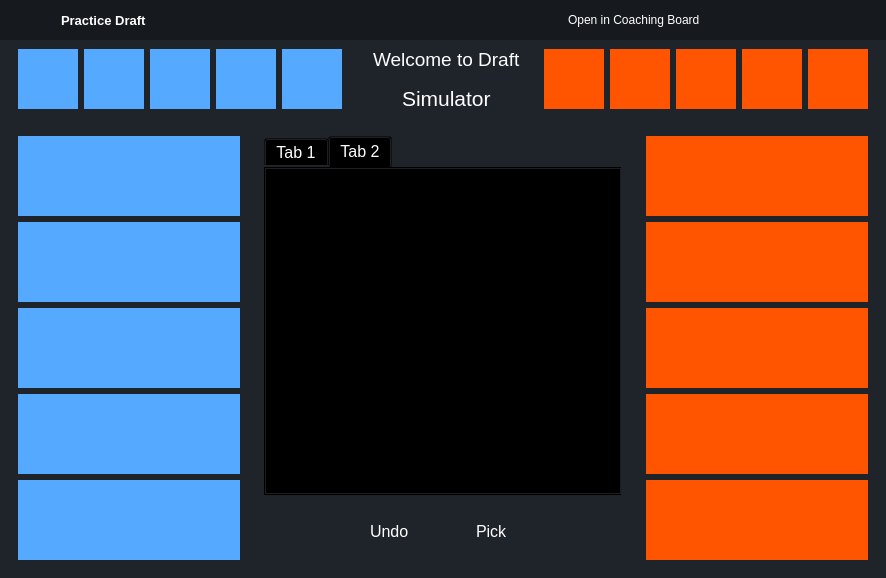
<?xml version="1.0" encoding="UTF-8"?>
<ui version="4.0">
 <class>MainWindow</class>
 <widget class="QMainWindow" name="MainWindow">
  <property name="geometry">
   <rect>
    <x>0</x>
    <y>0</y>
    <width>886</width>
    <height>578</height>
   </rect>
  </property>
  <property name="windowTitle">
   <string>MainWindow</string>
  </property>
  <property name="styleSheet">
   <string notr="true">*{
border:none;
background-color:transparent;
background:transparent;
padding:0;
margin:0;
color:#fff
}
#centralwidget{
background-color:#1f232a;
}
#left_menu_container{
background-color:#16191d;
}
#right_menu_container{
background-color:#16191d;
}
QPushButton{
text-align:left;
padding: 5px 10px;
border-top-left-radius: 10px;
border-bottom-left-radius: 10px;
}
#header_container{
background-color:#16191d;
}


</string>
  </property>
  <widget class="QWidget" name="centralwidget">
   <layout class="QVBoxLayout" name="verticalLayout">
    <property name="spacing">
     <number>0</number>
    </property>
    <property name="leftMargin">
     <number>0</number>
    </property>
    <property name="topMargin">
     <number>0</number>
    </property>
    <property name="rightMargin">
     <number>0</number>
    </property>
    <property name="bottomMargin">
     <number>0</number>
    </property>
    <item alignment="Qt::AlignTop">
     <widget class="QWidget" name="header_container" native="true">
      <property name="minimumSize">
       <size>
        <width>0</width>
        <height>40</height>
       </size>
      </property>
      <layout class="QHBoxLayout" name="horizontalLayout_12">
       <property name="spacing">
        <number>0</number>
       </property>
       <property name="leftMargin">
        <number>0</number>
       </property>
       <property name="topMargin">
        <number>0</number>
       </property>
       <property name="rightMargin">
        <number>0</number>
       </property>
       <property name="bottomMargin">
        <number>0</number>
       </property>
       <item alignment="Qt::AlignTop">
        <widget class="QWidget" name="header_container_3" native="true">
         <property name="sizePolicy">
          <sizepolicy hsizetype="Expanding" vsizetype="Preferred">
           <horstretch>0</horstretch>
           <verstretch>0</verstretch>
          </sizepolicy>
         </property>
         <property name="maximumSize">
          <size>
           <width>16777215</width>
           <height>40</height>
          </size>
         </property>
         <property name="styleSheet">
          <string notr="true">background-color: rgb(22, 25, 29);</string>
         </property>
         <layout class="QHBoxLayout" name="horizontalLayout_13">
          <property name="spacing">
           <number>0</number>
          </property>
          <property name="leftMargin">
           <number>0</number>
          </property>
          <property name="topMargin">
           <number>0</number>
          </property>
          <property name="rightMargin">
           <number>0</number>
          </property>
          <property name="bottomMargin">
           <number>0</number>
          </property>
          <item>
           <widget class="QFrame" name="icon_name_frame_2">
            <property name="minimumSize">
             <size>
              <width>0</width>
              <height>20</height>
             </size>
            </property>
            <property name="frameShape">
             <enum>QFrame::StyledPanel</enum>
            </property>
            <property name="frameShadow">
             <enum>QFrame::Raised</enum>
            </property>
            <layout class="QHBoxLayout" name="horizontalLayout_14">
             <property name="spacing">
              <number>0</number>
             </property>
             <property name="rightMargin">
              <number>40</number>
             </property>
             <item>
              <widget class="QPushButton" name="app_logologo">
               <property name="text">
                <string/>
               </property>
               <property name="icon">
                <iconset resource="../rsc.qrc">
                 <normaloff>:/icons/icons/Icon.png</normaloff>:/icons/icons/Icon.png</iconset>
               </property>
               <property name="iconSize">
                <size>
                 <width>25</width>
                 <height>25</height>
                </size>
               </property>
              </widget>
             </item>
             <item>
              <widget class="QLabel" name="app_name_2">
               <property name="font">
                <font>
                 <pointsize>10</pointsize>
                 <bold>true</bold>
                </font>
               </property>
               <property name="text">
                <string>Practice Draft</string>
               </property>
              </widget>
             </item>
            </layout>
           </widget>
          </item>
          <item>
           <spacer name="horizontalSpacer_3">
            <property name="orientation">
             <enum>Qt::Horizontal</enum>
            </property>
            <property name="sizeHint" stdset="0">
             <size>
              <width>40</width>
              <height>20</height>
             </size>
            </property>
           </spacer>
          </item>
          <item>
           <widget class="QFrame" name="intent_frame_2">
            <property name="frameShape">
             <enum>QFrame::StyledPanel</enum>
            </property>
            <property name="frameShadow">
             <enum>QFrame::Raised</enum>
            </property>
            <layout class="QHBoxLayout" name="horizontalLayout_18">
             <property name="spacing">
              <number>0</number>
             </property>
             <property name="leftMargin">
              <number>0</number>
             </property>
             <property name="topMargin">
              <number>0</number>
             </property>
             <property name="rightMargin">
              <number>0</number>
             </property>
             <property name="bottomMargin">
              <number>0</number>
             </property>
             <item alignment="Qt::AlignRight">
              <widget class="QPushButton" name="intent_button_2">
               <property name="toolTip">
                <string>Add AI</string>
               </property>
               <property name="layoutDirection">
                <enum>Qt::RightToLeft</enum>
               </property>
               <property name="text">
                <string>Open in Coaching Board</string>
               </property>
               <property name="icon">
                <iconset resource="../rsc.qrc">
                 <normaloff>:/icons/icons/chevron-right.svg</normaloff>:/icons/icons/chevron-right.svg</iconset>
               </property>
               <property name="iconSize">
                <size>
                 <width>24</width>
                 <height>24</height>
                </size>
               </property>
              </widget>
             </item>
            </layout>
           </widget>
          </item>
          <item alignment="Qt::AlignRight">
           <widget class="QFrame" name="navig_frame_2">
            <property name="frameShape">
             <enum>QFrame::StyledPanel</enum>
            </property>
            <property name="frameShadow">
             <enum>QFrame::Raised</enum>
            </property>
            <layout class="QHBoxLayout" name="horizontalLayout_19">
             <property name="spacing">
              <number>0</number>
             </property>
             <property name="leftMargin">
              <number>0</number>
             </property>
             <property name="topMargin">
              <number>0</number>
             </property>
             <property name="rightMargin">
              <number>0</number>
             </property>
             <property name="bottomMargin">
              <number>0</number>
             </property>
             <item>
              <spacer name="horizontalSpacer_4">
               <property name="orientation">
                <enum>Qt::Horizontal</enum>
               </property>
               <property name="sizeType">
                <enum>QSizePolicy::Preferred</enum>
               </property>
               <property name="sizeHint" stdset="0">
                <size>
                 <width>20</width>
                 <height>20</height>
                </size>
               </property>
              </spacer>
             </item>
             <item alignment="Qt::AlignRight">
              <widget class="QPushButton" name="ninimize_button_2">
               <property name="text">
                <string/>
               </property>
               <property name="icon">
                <iconset resource="../rsc.qrc">
                 <normaloff>:/icons/icons/minus.svg</normaloff>:/icons/icons/minus.svg</iconset>
               </property>
              </widget>
             </item>
             <item alignment="Qt::AlignRight">
              <widget class="QPushButton" name="restore_button_2">
               <property name="text">
                <string/>
               </property>
               <property name="icon">
                <iconset resource="../rsc.qrc">
                 <normaloff>:/icons/icons/square.svg</normaloff>:/icons/icons/square.svg</iconset>
               </property>
               <property name="iconSize">
                <size>
                 <width>14</width>
                 <height>14</height>
                </size>
               </property>
              </widget>
             </item>
             <item alignment="Qt::AlignRight">
              <widget class="QPushButton" name="exit_button_2">
               <property name="text">
                <string/>
               </property>
               <property name="icon">
                <iconset resource="../rsc.qrc">
                 <normaloff>:/icons/icons/x.svg</normaloff>:/icons/icons/x.svg</iconset>
               </property>
              </widget>
             </item>
            </layout>
           </widget>
          </item>
         </layout>
        </widget>
       </item>
      </layout>
     </widget>
    </item>
    <item>
     <widget class="QWidget" name="main_container" native="true">
      <layout class="QVBoxLayout" name="verticalLayout_6">
       <property name="spacing">
        <number>0</number>
       </property>
       <property name="leftMargin">
        <number>0</number>
       </property>
       <property name="topMargin">
        <number>0</number>
       </property>
       <property name="rightMargin">
        <number>0</number>
       </property>
       <property name="bottomMargin">
        <number>0</number>
       </property>
       <item>
        <widget class="QFrame" name="top_frame">
         <property name="frameShape">
          <enum>QFrame::StyledPanel</enum>
         </property>
         <property name="frameShadow">
          <enum>QFrame::Raised</enum>
         </property>
         <layout class="QVBoxLayout" name="verticalLayout_2">
          <property name="spacing">
           <number>0</number>
          </property>
          <property name="leftMargin">
           <number>0</number>
          </property>
          <property name="topMargin">
           <number>0</number>
          </property>
          <property name="rightMargin">
           <number>0</number>
          </property>
          <property name="bottomMargin">
           <number>0</number>
          </property>
          <item>
           <widget class="QFrame" name="ban_frame">
            <property name="minimumSize">
             <size>
              <width>0</width>
              <height>0</height>
             </size>
            </property>
            <property name="frameShape">
             <enum>QFrame::StyledPanel</enum>
            </property>
            <property name="frameShadow">
             <enum>QFrame::Raised</enum>
            </property>
            <layout class="QHBoxLayout" name="horizontalLayout">
             <property name="spacing">
              <number>6</number>
             </property>
             <property name="topMargin">
              <number>0</number>
             </property>
             <property name="rightMargin">
              <number>9</number>
             </property>
             <property name="bottomMargin">
              <number>0</number>
             </property>
             <item>
              <widget class="QFrame" name="blue_ban_frame">
               <property name="minimumSize">
                <size>
                 <width>0</width>
                 <height>0</height>
                </size>
               </property>
               <property name="frameShape">
                <enum>QFrame::StyledPanel</enum>
               </property>
               <property name="frameShadow">
                <enum>QFrame::Raised</enum>
               </property>
               <layout class="QHBoxLayout" name="horizontalLayout_3">
                <item>
                 <widget class="QLabel" name="blue_ban1">
                  <property name="sizePolicy">
                   <sizepolicy hsizetype="Fixed" vsizetype="Fixed">
                    <horstretch>0</horstretch>
                    <verstretch>0</verstretch>
                   </sizepolicy>
                  </property>
                  <property name="minimumSize">
                   <size>
                    <width>60</width>
                    <height>60</height>
                   </size>
                  </property>
                  <property name="maximumSize">
                   <size>
                    <width>60</width>
                    <height>60</height>
                   </size>
                  </property>
                  <property name="styleSheet">
                   <string notr="true">background-color: rgb(85, 170, 255);</string>
                  </property>
                  <property name="text">
                   <string/>
                  </property>
                  <property name="alignment">
                   <set>Qt::AlignCenter</set>
                  </property>
                 </widget>
                </item>
                <item>
                 <widget class="QLabel" name="blue_ban2">
                  <property name="sizePolicy">
                   <sizepolicy hsizetype="Fixed" vsizetype="Fixed">
                    <horstretch>0</horstretch>
                    <verstretch>0</verstretch>
                   </sizepolicy>
                  </property>
                  <property name="minimumSize">
                   <size>
                    <width>60</width>
                    <height>60</height>
                   </size>
                  </property>
                  <property name="maximumSize">
                   <size>
                    <width>60</width>
                    <height>60</height>
                   </size>
                  </property>
                  <property name="styleSheet">
                   <string notr="true">background-color: rgb(85, 170, 255);</string>
                  </property>
                  <property name="text">
                   <string/>
                  </property>
                  <property name="alignment">
                   <set>Qt::AlignCenter</set>
                  </property>
                 </widget>
                </item>
                <item>
                 <widget class="QLabel" name="blue_ban3">
                  <property name="sizePolicy">
                   <sizepolicy hsizetype="Fixed" vsizetype="Fixed">
                    <horstretch>0</horstretch>
                    <verstretch>0</verstretch>
                   </sizepolicy>
                  </property>
                  <property name="minimumSize">
                   <size>
                    <width>60</width>
                    <height>60</height>
                   </size>
                  </property>
                  <property name="maximumSize">
                   <size>
                    <width>60</width>
                    <height>60</height>
                   </size>
                  </property>
                  <property name="styleSheet">
                   <string notr="true">background-color: rgb(85, 170, 255);</string>
                  </property>
                  <property name="text">
                   <string/>
                  </property>
                  <property name="alignment">
                   <set>Qt::AlignCenter</set>
                  </property>
                 </widget>
                </item>
                <item>
                 <widget class="QLabel" name="blue_ban4">
                  <property name="sizePolicy">
                   <sizepolicy hsizetype="Fixed" vsizetype="Fixed">
                    <horstretch>0</horstretch>
                    <verstretch>0</verstretch>
                   </sizepolicy>
                  </property>
                  <property name="minimumSize">
                   <size>
                    <width>60</width>
                    <height>60</height>
                   </size>
                  </property>
                  <property name="maximumSize">
                   <size>
                    <width>60</width>
                    <height>60</height>
                   </size>
                  </property>
                  <property name="styleSheet">
                   <string notr="true">background-color: rgb(85, 170, 255);</string>
                  </property>
                  <property name="text">
                   <string/>
                  </property>
                  <property name="alignment">
                   <set>Qt::AlignCenter</set>
                  </property>
                 </widget>
                </item>
                <item>
                 <widget class="QLabel" name="blue_ban5">
                  <property name="sizePolicy">
                   <sizepolicy hsizetype="Fixed" vsizetype="Fixed">
                    <horstretch>0</horstretch>
                    <verstretch>0</verstretch>
                   </sizepolicy>
                  </property>
                  <property name="minimumSize">
                   <size>
                    <width>60</width>
                    <height>60</height>
                   </size>
                  </property>
                  <property name="maximumSize">
                   <size>
                    <width>60</width>
                    <height>60</height>
                   </size>
                  </property>
                  <property name="styleSheet">
                   <string notr="true">background-color: rgb(85, 170, 255);</string>
                  </property>
                  <property name="text">
                   <string/>
                  </property>
                  <property name="alignment">
                   <set>Qt::AlignCenter</set>
                  </property>
                 </widget>
                </item>
               </layout>
              </widget>
             </item>
             <item>
              <spacer name="horizontalSpacer">
               <property name="orientation">
                <enum>Qt::Horizontal</enum>
               </property>
               <property name="sizeHint" stdset="0">
                <size>
                 <width>40</width>
                 <height>20</height>
                </size>
               </property>
              </spacer>
             </item>
             <item>
              <widget class="QFrame" name="welcome_frame">
               <property name="sizePolicy">
                <sizepolicy hsizetype="Fixed" vsizetype="Preferred">
                 <horstretch>0</horstretch>
                 <verstretch>0</verstretch>
                </sizepolicy>
               </property>
               <property name="minimumSize">
                <size>
                 <width>0</width>
                 <height>50</height>
                </size>
               </property>
               <property name="maximumSize">
                <size>
                 <width>200</width>
                 <height>16777215</height>
                </size>
               </property>
               <property name="frameShape">
                <enum>QFrame::StyledPanel</enum>
               </property>
               <property name="frameShadow">
                <enum>QFrame::Raised</enum>
               </property>
               <layout class="QVBoxLayout" name="verticalLayout_3">
                <property name="spacing">
                 <number>0</number>
                </property>
                <property name="leftMargin">
                 <number>0</number>
                </property>
                <property name="topMargin">
                 <number>0</number>
                </property>
                <property name="rightMargin">
                 <number>0</number>
                </property>
                <property name="bottomMargin">
                 <number>0</number>
                </property>
                <item>
                 <widget class="QLabel" name="top_label1">
                  <property name="font">
                   <font>
                    <pointsize>14</pointsize>
                   </font>
                  </property>
                  <property name="text">
                   <string>Welcome to Draft</string>
                  </property>
                 </widget>
                </item>
                <item alignment="Qt::AlignHCenter">
                 <widget class="QLabel" name="top_label2">
                  <property name="font">
                   <font>
                    <pointsize>16</pointsize>
                   </font>
                  </property>
                  <property name="text">
                   <string>Simulator</string>
                  </property>
                 </widget>
                </item>
               </layout>
              </widget>
             </item>
             <item>
              <spacer name="horizontalSpacer_2">
               <property name="orientation">
                <enum>Qt::Horizontal</enum>
               </property>
               <property name="sizeHint" stdset="0">
                <size>
                 <width>40</width>
                 <height>20</height>
                </size>
               </property>
              </spacer>
             </item>
             <item>
              <widget class="QFrame" name="red_ban_frame">
               <property name="minimumSize">
                <size>
                 <width>0</width>
                 <height>0</height>
                </size>
               </property>
               <property name="frameShape">
                <enum>QFrame::StyledPanel</enum>
               </property>
               <property name="frameShadow">
                <enum>QFrame::Raised</enum>
               </property>
               <layout class="QHBoxLayout" name="horizontalLayout_4">
                <property name="leftMargin">
                 <number>0</number>
                </property>
                <property name="topMargin">
                 <number>0</number>
                </property>
                <property name="bottomMargin">
                 <number>0</number>
                </property>
                <item>
                 <widget class="QLabel" name="red_ban1">
                  <property name="sizePolicy">
                   <sizepolicy hsizetype="Fixed" vsizetype="Fixed">
                    <horstretch>0</horstretch>
                    <verstretch>0</verstretch>
                   </sizepolicy>
                  </property>
                  <property name="minimumSize">
                   <size>
                    <width>60</width>
                    <height>60</height>
                   </size>
                  </property>
                  <property name="maximumSize">
                   <size>
                    <width>60</width>
                    <height>60</height>
                   </size>
                  </property>
                  <property name="styleSheet">
                   <string notr="true">background-color: rgb(255, 85, 0);</string>
                  </property>
                  <property name="text">
                   <string/>
                  </property>
                  <property name="alignment">
                   <set>Qt::AlignCenter</set>
                  </property>
                 </widget>
                </item>
                <item>
                 <widget class="QLabel" name="red_ban2">
                  <property name="sizePolicy">
                   <sizepolicy hsizetype="Fixed" vsizetype="Fixed">
                    <horstretch>0</horstretch>
                    <verstretch>0</verstretch>
                   </sizepolicy>
                  </property>
                  <property name="minimumSize">
                   <size>
                    <width>60</width>
                    <height>60</height>
                   </size>
                  </property>
                  <property name="maximumSize">
                   <size>
                    <width>60</width>
                    <height>60</height>
                   </size>
                  </property>
                  <property name="styleSheet">
                   <string notr="true">background-color: rgb(255, 85, 0);</string>
                  </property>
                  <property name="text">
                   <string/>
                  </property>
                  <property name="alignment">
                   <set>Qt::AlignCenter</set>
                  </property>
                 </widget>
                </item>
                <item>
                 <widget class="QLabel" name="red_ban3">
                  <property name="sizePolicy">
                   <sizepolicy hsizetype="Fixed" vsizetype="Fixed">
                    <horstretch>0</horstretch>
                    <verstretch>0</verstretch>
                   </sizepolicy>
                  </property>
                  <property name="minimumSize">
                   <size>
                    <width>60</width>
                    <height>60</height>
                   </size>
                  </property>
                  <property name="maximumSize">
                   <size>
                    <width>60</width>
                    <height>60</height>
                   </size>
                  </property>
                  <property name="styleSheet">
                   <string notr="true">background-color: rgb(255, 85, 0);</string>
                  </property>
                  <property name="text">
                   <string/>
                  </property>
                  <property name="alignment">
                   <set>Qt::AlignCenter</set>
                  </property>
                 </widget>
                </item>
                <item>
                 <widget class="QLabel" name="red_ban4">
                  <property name="sizePolicy">
                   <sizepolicy hsizetype="Fixed" vsizetype="Fixed">
                    <horstretch>0</horstretch>
                    <verstretch>0</verstretch>
                   </sizepolicy>
                  </property>
                  <property name="minimumSize">
                   <size>
                    <width>60</width>
                    <height>60</height>
                   </size>
                  </property>
                  <property name="maximumSize">
                   <size>
                    <width>60</width>
                    <height>60</height>
                   </size>
                  </property>
                  <property name="styleSheet">
                   <string notr="true">background-color: rgb(255, 85, 0);</string>
                  </property>
                  <property name="text">
                   <string/>
                  </property>
                  <property name="alignment">
                   <set>Qt::AlignCenter</set>
                  </property>
                 </widget>
                </item>
                <item>
                 <widget class="QLabel" name="red_ban5">
                  <property name="sizePolicy">
                   <sizepolicy hsizetype="Fixed" vsizetype="Fixed">
                    <horstretch>0</horstretch>
                    <verstretch>0</verstretch>
                   </sizepolicy>
                  </property>
                  <property name="minimumSize">
                   <size>
                    <width>60</width>
                    <height>60</height>
                   </size>
                  </property>
                  <property name="maximumSize">
                   <size>
                    <width>60</width>
                    <height>60</height>
                   </size>
                  </property>
                  <property name="styleSheet">
                   <string notr="true">background-color: rgb(255, 85, 0);</string>
                  </property>
                  <property name="text">
                   <string/>
                  </property>
                  <property name="alignment">
                   <set>Qt::AlignCenter</set>
                  </property>
                 </widget>
                </item>
               </layout>
              </widget>
             </item>
            </layout>
           </widget>
          </item>
          <item>
           <widget class="QFrame" name="pick_frame">
            <property name="frameShape">
             <enum>QFrame::StyledPanel</enum>
            </property>
            <property name="frameShadow">
             <enum>QFrame::Raised</enum>
            </property>
            <layout class="QHBoxLayout" name="horizontalLayout_2">
             <item>
              <widget class="QFrame" name="blue_pick_frame">
               <property name="sizePolicy">
                <sizepolicy hsizetype="Expanding" vsizetype="Expanding">
                 <horstretch>0</horstretch>
                 <verstretch>0</verstretch>
                </sizepolicy>
               </property>
               <property name="minimumSize">
                <size>
                 <width>180</width>
                 <height>0</height>
                </size>
               </property>
               <property name="maximumSize">
                <size>
                 <width>240</width>
                 <height>900</height>
                </size>
               </property>
               <property name="font">
                <font>
                 <pointsize>12</pointsize>
                </font>
               </property>
               <property name="frameShape">
                <enum>QFrame::StyledPanel</enum>
               </property>
               <property name="frameShadow">
                <enum>QFrame::Raised</enum>
               </property>
               <layout class="QVBoxLayout" name="verticalLayout_5">
                <item>
                 <widget class="QLabel" name="blue_pick1">
                  <property name="minimumSize">
                   <size>
                    <width>140</width>
                    <height>80</height>
                   </size>
                  </property>
                  <property name="styleSheet">
                   <string notr="true">background-color: rgb(85, 170, 255);</string>
                  </property>
                  <property name="text">
                   <string/>
                  </property>
                  <property name="alignment">
                   <set>Qt::AlignCenter</set>
                  </property>
                 </widget>
                </item>
                <item>
                 <widget class="QLabel" name="blue_pick2">
                  <property name="minimumSize">
                   <size>
                    <width>140</width>
                    <height>80</height>
                   </size>
                  </property>
                  <property name="styleSheet">
                   <string notr="true">background-color: rgb(85, 170, 255);</string>
                  </property>
                  <property name="text">
                   <string/>
                  </property>
                  <property name="alignment">
                   <set>Qt::AlignCenter</set>
                  </property>
                 </widget>
                </item>
                <item>
                 <widget class="QLabel" name="blue_pick3">
                  <property name="minimumSize">
                   <size>
                    <width>140</width>
                    <height>80</height>
                   </size>
                  </property>
                  <property name="styleSheet">
                   <string notr="true">background-color: rgb(85, 170, 255);</string>
                  </property>
                  <property name="text">
                   <string/>
                  </property>
                  <property name="alignment">
                   <set>Qt::AlignCenter</set>
                  </property>
                 </widget>
                </item>
                <item>
                 <widget class="QLabel" name="blue_pick4">
                  <property name="minimumSize">
                   <size>
                    <width>140</width>
                    <height>80</height>
                   </size>
                  </property>
                  <property name="styleSheet">
                   <string notr="true">background-color: rgb(85, 170, 255);</string>
                  </property>
                  <property name="text">
                   <string/>
                  </property>
                  <property name="alignment">
                   <set>Qt::AlignCenter</set>
                  </property>
                 </widget>
                </item>
                <item>
                 <widget class="QLabel" name="blue_pick5">
                  <property name="minimumSize">
                   <size>
                    <width>140</width>
                    <height>80</height>
                   </size>
                  </property>
                  <property name="styleSheet">
                   <string notr="true">background-color: rgb(85, 170, 255);</string>
                  </property>
                  <property name="text">
                   <string/>
                  </property>
                  <property name="alignment">
                   <set>Qt::AlignCenter</set>
                  </property>
                 </widget>
                </item>
               </layout>
              </widget>
             </item>
             <item>
              <widget class="QFrame" name="hero_frame">
               <property name="frameShape">
                <enum>QFrame::StyledPanel</enum>
               </property>
               <property name="frameShadow">
                <enum>QFrame::Raised</enum>
               </property>
               <layout class="QVBoxLayout" name="verticalLayout_4">
                <item>
                 <widget class="QTabWidget" name="hero_tab">
                  <property name="font">
                   <font>
                    <pointsize>12</pointsize>
                   </font>
                  </property>
                  <property name="currentIndex">
                   <number>1</number>
                  </property>
                  <widget class="QWidget" name="tab">
                   <attribute name="title">
                    <string>Tab 1</string>
                   </attribute>
                  </widget>
                  <widget class="QWidget" name="tab_2">
                   <attribute name="title">
                    <string>Tab 2</string>
                   </attribute>
                  </widget>
                 </widget>
                </item>
                <item alignment="Qt::AlignHCenter">
                 <widget class="QFrame" name="bottom_frame">
                  <property name="maximumSize">
                   <size>
                    <width>16777215</width>
                    <height>92</height>
                   </size>
                  </property>
                  <property name="frameShape">
                   <enum>QFrame::StyledPanel</enum>
                  </property>
                  <property name="frameShadow">
                   <enum>QFrame::Raised</enum>
                  </property>
                  <layout class="QHBoxLayout" name="horizontalLayout_5">
                   <item>
                    <widget class="QPushButton" name="undo_button">
                     <property name="minimumSize">
                      <size>
                       <width>60</width>
                       <height>40</height>
                      </size>
                     </property>
                     <property name="font">
                      <font>
                       <pointsize>12</pointsize>
                      </font>
                     </property>
                     <property name="styleSheet">
                      <string notr="true"/>
                     </property>
                     <property name="text">
                      <string>Undo</string>
                     </property>
                    </widget>
                   </item>
                   <item>
                    <spacer name="horizontalSpacer_5">
                     <property name="orientation">
                      <enum>Qt::Horizontal</enum>
                     </property>
                     <property name="sizeType">
                      <enum>QSizePolicy::Fixed</enum>
                     </property>
                     <property name="sizeHint" stdset="0">
                      <size>
                       <width>40</width>
                       <height>20</height>
                      </size>
                     </property>
                    </spacer>
                   </item>
                   <item>
                    <widget class="QPushButton" name="pick_button">
                     <property name="minimumSize">
                      <size>
                       <width>60</width>
                       <height>40</height>
                      </size>
                     </property>
                     <property name="font">
                      <font>
                       <pointsize>12</pointsize>
                      </font>
                     </property>
                     <property name="styleSheet">
                      <string notr="true"/>
                     </property>
                     <property name="text">
                      <string>Pick</string>
                     </property>
                    </widget>
                   </item>
                  </layout>
                 </widget>
                </item>
               </layout>
              </widget>
             </item>
             <item>
              <widget class="QFrame" name="red_pick_frame">
               <property name="sizePolicy">
                <sizepolicy hsizetype="Expanding" vsizetype="Expanding">
                 <horstretch>0</horstretch>
                 <verstretch>0</verstretch>
                </sizepolicy>
               </property>
               <property name="minimumSize">
                <size>
                 <width>180</width>
                 <height>0</height>
                </size>
               </property>
               <property name="maximumSize">
                <size>
                 <width>240</width>
                 <height>900</height>
                </size>
               </property>
               <property name="font">
                <font>
                 <pointsize>12</pointsize>
                </font>
               </property>
               <property name="frameShape">
                <enum>QFrame::StyledPanel</enum>
               </property>
               <property name="frameShadow">
                <enum>QFrame::Raised</enum>
               </property>
               <layout class="QVBoxLayout" name="verticalLayout_7">
                <item>
                 <widget class="QLabel" name="red_pick1">
                  <property name="minimumSize">
                   <size>
                    <width>140</width>
                    <height>80</height>
                   </size>
                  </property>
                  <property name="styleSheet">
                   <string notr="true">background-color: rgb(255, 85, 0);</string>
                  </property>
                  <property name="text">
                   <string/>
                  </property>
                  <property name="alignment">
                   <set>Qt::AlignCenter</set>
                  </property>
                 </widget>
                </item>
                <item>
                 <widget class="QLabel" name="red_pick2">
                  <property name="minimumSize">
                   <size>
                    <width>140</width>
                    <height>80</height>
                   </size>
                  </property>
                  <property name="styleSheet">
                   <string notr="true">background-color: rgb(255, 85, 0);</string>
                  </property>
                  <property name="text">
                   <string/>
                  </property>
                  <property name="alignment">
                   <set>Qt::AlignCenter</set>
                  </property>
                 </widget>
                </item>
                <item>
                 <widget class="QLabel" name="red_pick3">
                  <property name="minimumSize">
                   <size>
                    <width>140</width>
                    <height>80</height>
                   </size>
                  </property>
                  <property name="styleSheet">
                   <string notr="true">background-color: rgb(255, 85, 0);</string>
                  </property>
                  <property name="text">
                   <string/>
                  </property>
                  <property name="alignment">
                   <set>Qt::AlignCenter</set>
                  </property>
                 </widget>
                </item>
                <item>
                 <widget class="QLabel" name="red_pick4">
                  <property name="minimumSize">
                   <size>
                    <width>140</width>
                    <height>80</height>
                   </size>
                  </property>
                  <property name="styleSheet">
                   <string notr="true">background-color: rgb(255, 85, 0);</string>
                  </property>
                  <property name="text">
                   <string/>
                  </property>
                  <property name="alignment">
                   <set>Qt::AlignCenter</set>
                  </property>
                 </widget>
                </item>
                <item>
                 <widget class="QLabel" name="red_pick5">
                  <property name="minimumSize">
                   <size>
                    <width>140</width>
                    <height>80</height>
                   </size>
                  </property>
                  <property name="styleSheet">
                   <string notr="true">background-color: rgb(255, 85, 0);</string>
                  </property>
                  <property name="text">
                   <string/>
                  </property>
                  <property name="alignment">
                   <set>Qt::AlignCenter</set>
                  </property>
                 </widget>
                </item>
               </layout>
              </widget>
             </item>
            </layout>
           </widget>
          </item>
         </layout>
        </widget>
       </item>
      </layout>
     </widget>
    </item>
   </layout>
  </widget>
 </widget>
 <resources>
  <include location="../rsc.qrc"/>
 </resources>
 <connections/>
</ui>
